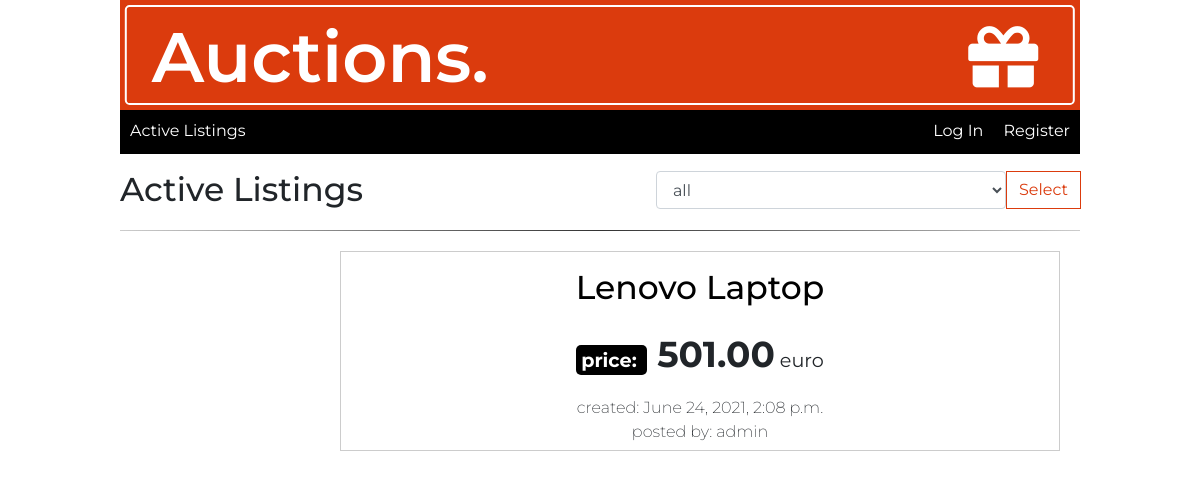
/, run on an earlier commit of the app's database.
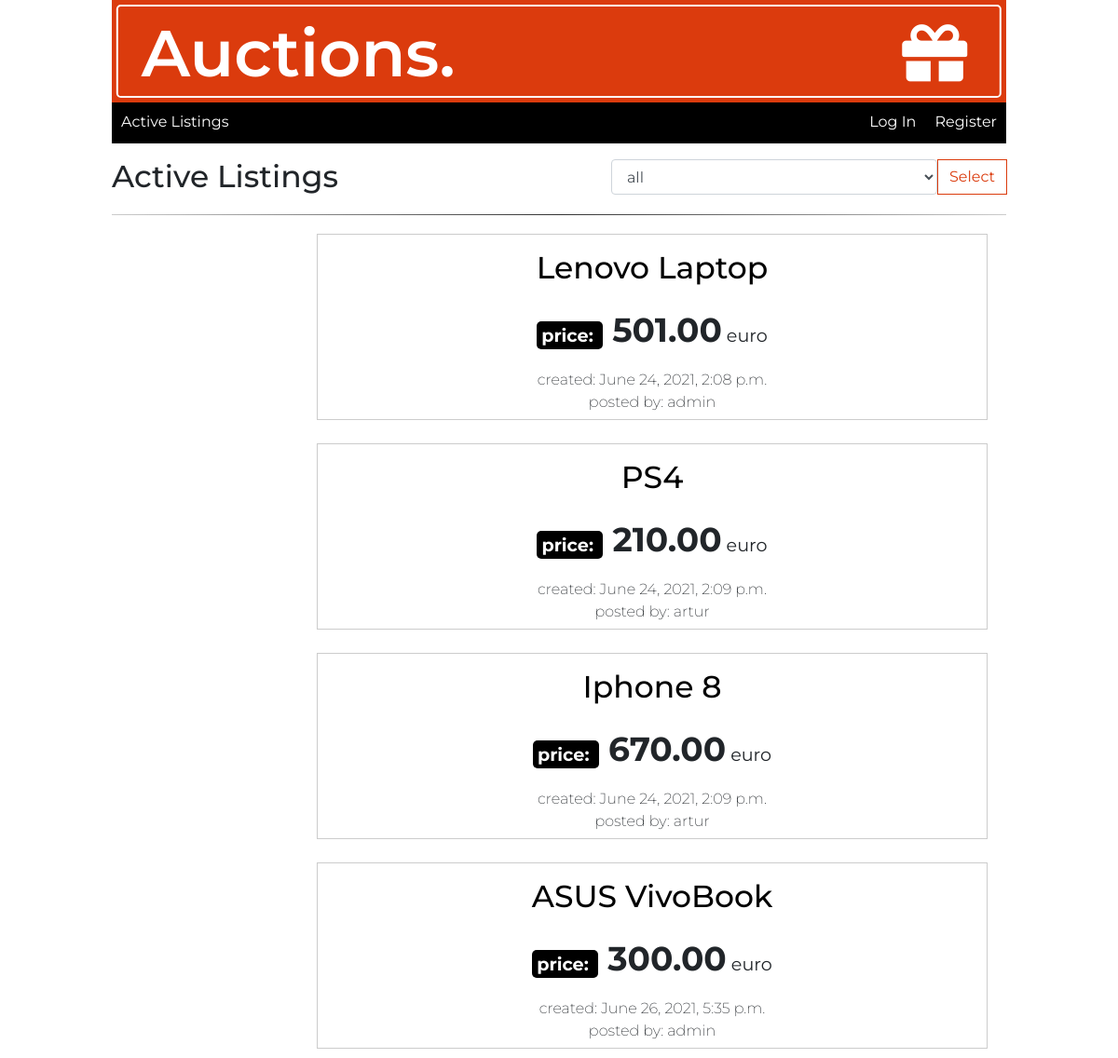
And on a later commit of the database.
### auctions/models.py (models this page shows, shortened)
class Auction_listings(models.Model):
    image_url = models.CharField(max_length=1000)
    title = models.CharField(max_length=128)
    description = models.TextField(max_length=200)
    category = models.ForeignKey(Category, on_delete=models.CASCADE)
    price = models.DecimalField(decimal_places=2, max_digits=1000)
    created = models.DateTimeField(default=timezone.now, blank=True)
    author = models.ForeignKey(
        settings.AUTH_USER_MODEL, on_delete=models.CASCADE)
    active = models.BooleanField(default=True)

class User(AbstractUser):
    pass

### auctions/views.py (the view, shortened to what this page needs)
# urls.py: path("", views.index, name="index"),
def index(request):
    auctions = Auction_listings.objects.filter(active=True)
    category = Category.objects.all()
    return render(request, "auctions/index.html", {
        "auctions": auctions,
        "categories": category,
    })

### auctions/context_processors.py (called while the page is built)
def watchlist_all(request):
    user = request.user.is_authenticated
    if user:
        watchlist = Watchlist.objects.filter(author=request.user)
        return {'watchlist_all': watchlist}
    else:
        auctions = Auction_listings.objects.filter(active=True)
        return {'auctions': auctions}

### auctions/models.py (called while the page is built)
    def __str__(self):
        return self.name

### auctions/templates/auctions/index.html (shortened to what this page needs)
{% extends "auctions/layout.html" %}
{% block body %}
<div class="form-group form-flex">
    <div>
        <h2 class="listingsTitle">Active Listings</h2>
    </div>
    <div id="form">
        <div class="input-group mb-2">
            <div class="form-style">
                <form action="" method="POST" class="form">
                    <select name="choice" class="form-control">
                        {% for category in categories %}
                        <option value="{{category.id}}" {% if category.id in choice %} selected {% endif %}>
                            {{category}}
                        </option>
                        {% endfor %}
                    </select>
            </div>
            <div class="input-group-prepend">
                <button type="submit" value="choice" class="btn btn-outline-info">Select</button>
            </div>
        </div>
    </div>
</div>
<hr>
<div class="container-fluid">
    {% for auction in auctions %}
    <div class="itemListing">
        <div class="imgItem">
        </div>
        <div class="detailsItem">
            <a href="{% url 'item' auction_id=auction.id %}">
                <h2>{{auction.title}}</h2>
            </a>
            <p><strong>price: </strong> <span>{{auction.price}}</span> euro</p>
            <span>created: {{auction.created}}</span>
            <br>
            <span>posted by: {{auction.author}}</span>
        </div>
    </div>
    {% empty %}
    <p>No auctions in this category</p>
    {% endfor %}
</div>
{% endblock %}

What changed in the data, as far as the page shows it:
now on this page (row edited): Auction_listings: title "PS4", price "210.00", created "June 24, 2021, 2:09 p.m.", author "artur"
now on this page (row edited): Auction_listings: title "Iphone 8", price "670.00", created "June 24, 2021, 2:09 p.m.", author "artur"
added Auction_listings: title "ASUS VivoBook", price "300.00", created "June 26, 2021, 5:35 p.m.", author "admin"
